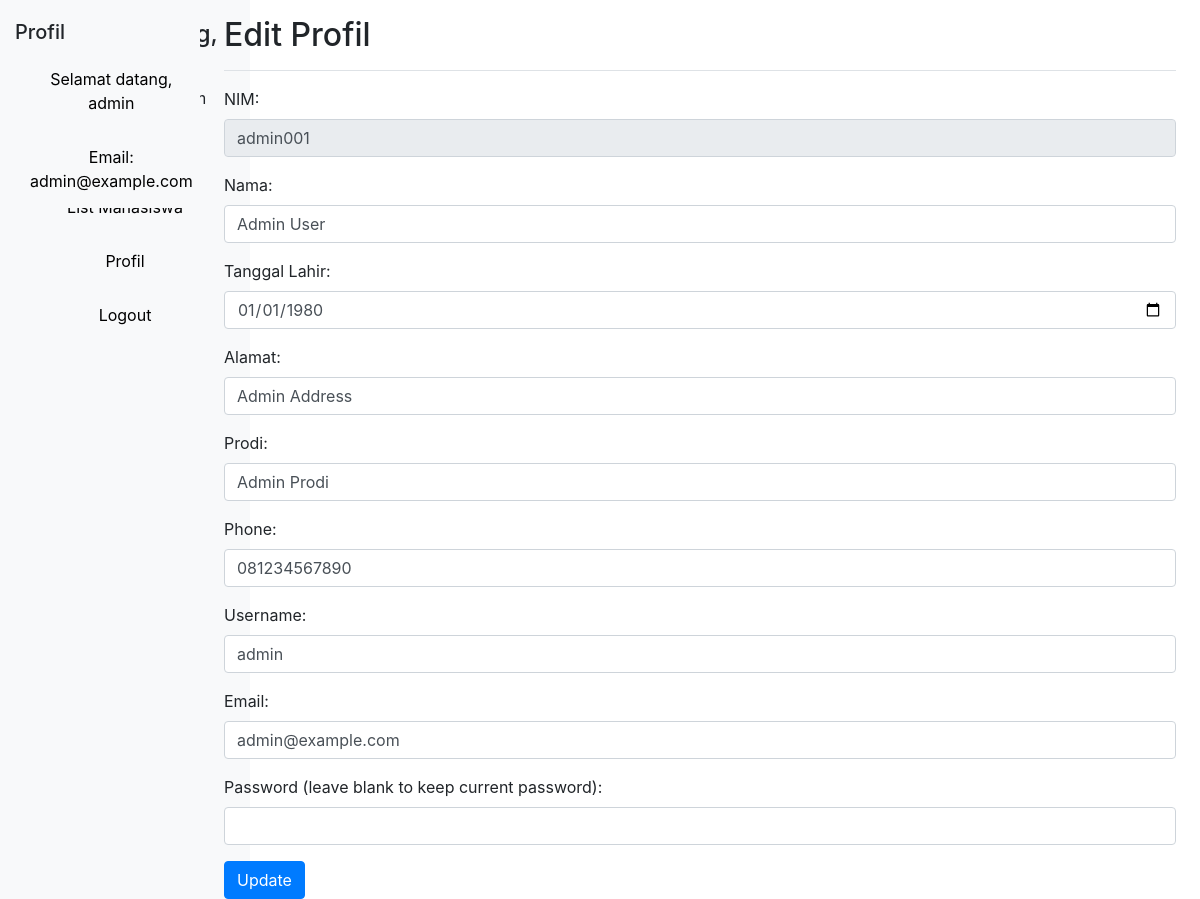
Page /profil.php (signed in) on the committed database.
### tables this page shows
CREATE TABLE `profil` (
  `nim` varchar(20) NOT NULL,
  `nama` varchar(100) DEFAULT NULL,
  `tgl_lahir` date DEFAULT NULL,
  `alamat` varchar(100) DEFAULT NULL,
  `prodi` varchar(50) DEFAULT NULL,
  `phone` varchar(15) DEFAULT NULL
);

CREATE TABLE `users` (
  `id` int(11) NOT NULL,
  `username` varchar(50) NOT NULL,
  `email` varchar(100) NOT NULL,
  `password` varchar(255) NOT NULL,
  `role` enum('admin','mahasiswa') NOT NULL,
  `nim` varchar(20) DEFAULT NULL
);

### profil.php (the view, shortened to what this page needs)
<?php
include 'config.php';
$username = $_SESSION['username'];
$sql = "SELECT * FROM profil INNER JOIN users ON profil.nim = users.nim WHERE users.username = '$username'";
$result = $conn->query($sql);
if ($result->num_rows == 1) {
    $row = $result->fetch_assoc();
} else {
    echo "Profil tidak ditemukan.";
    exit();
}
?>
<!DOCTYPE html>
<html lang="en">
<head>
    <link href="https://stackpath.bootstrapcdn.com/bootstrap/4.5.2/css/bootstrap.min.css" rel="stylesheet">
</head>
<body>
<div class="sidebar">
    <h4 class="text-center">Selamat datang, <?php echo $_SESSION['username']; ?></h4>
    <p class="text-center"><?php echo $_SESSION['email']; ?></p>
    <a href="dashboard.php">Dashboard</a>
    <?php if ($_SESSION['role'] === 'admin') : ?>
        <a href="list_mahasiswa.php">List Mahasiswa</a>
    <?php endif; ?>
    <a href="profil.php">Profil</a>
    <a href="logout.php">Logout</a>
</div>
    <div class="container-fluid">
        <div class="row">
            <nav class="col-md-2 d-none d-md-block bg-light sidebar">
                <div class="sidebar-sticky">
                    <h5 class="sidebar-heading">Profil</h5>
                    <ul class="nav flex-column">
                        <li class="nav-item">
                            <a class="nav-link active" href="#">
                                Selamat datang, <?php echo $_SESSION['username']; ?>
                            </a>
                        </li>
                        <li class="nav-item">
                            <a class="nav-link" href="#">
                                Email: <?php echo $_SESSION['email']; ?>
                            </a>
                        </li>
                    </ul>
                </div>
            </nav>
            <main role="main" class="col-md-9 ml-sm-auto col-lg-10 px-md-4">
                <div class="d-flex justify-content-between flex-wrap flex-md-nowrap align-items-center pt-3 pb-2 mb-3 border-bottom">
                    <h2>Edit Profil</h2>
                </div>
                <form method="POST" action="">
                    <div class="form-group">
                        <label for="nim">NIM:</label>
                        <input type="text" id="nim" name="nim" class="form-control" value="<?php echo $row['nim']; ?>" readonly>
                    </div>
                    <div class="form-group">
                        <label for="nama">Nama:</label>
                        <input type="text" id="nama" name="nama" class="form-control" value="<?php echo $row['nama']; ?>" required>
                    </div>
                    <div class="form-group">
                        <label for="tgl_lahir">Tanggal Lahir:</label>
                        <input type="date" id="tgl_lahir" name="tgl_lahir" class="form-control" value="<?php echo $row['tgl_lahir']; ?>" required>
                    </div>
                    <div class="form-group">
                        <label for="alamat">Alamat:</label>
                        <input type="text" id="alamat" name="alamat" class="form-control" value="<?php echo $row['alamat']; ?>" required>
                    </div>
                    <div class="form-group">
                        <label for="prodi">Prodi:</label>
                        <input type="text" id="prodi" name="prodi" class="form-control" value="<?php echo $row['prodi']; ?>" required>
                    </div>
                    <div class="form-group">
                        <label for="phone">Phone:</label>
                        <input type="text" id="phone" name="phone" class="form-control" value="<?php echo $row['phone']; ?>" required>
                    </div>
                    <div class="form-group">
                        <label for="username">Username:</label>
                        <input type="text" id="username" name="username" class="form-control" value="<?php echo $row['username']; ?>" required>
                    </div>
                    <div class="form-group">
                        <label for="email">Email:</label>
                        <input type="email" id="email" name="email" class="form-control" value="<?php echo $row['email']; ?>" required>
                    </div>
                    <div class="form-group">
                        <label for="password">Password (leave blank to keep current password):</label>
                        <input type="password" id="password" name="password" class="form-control">
                    </div>
                    <button type="submit" class="btn btn-primary">Update</button>
                </form>
            </main>
        </div>
    </div>
</body>
</html>

### profil.php (style rules this page uses)
.sidebar { height: 100%; width: 250px; position: fixed; top: 0; left: 0; background-color: #f8f9fa; padding-top: 20px; }
.sidebar a { padding: 15px; text-align: center; display: block; color: black; text-decoration: none; }

### rows in the picture
profil: nim "admin001", nama "Admin User", tgl_lahir "01/01/1980", alamat "Admin Address", prodi "Admin Prodi", phone "081234567890", username "admin", email "admin@example.com"

### other values in the picture
$_SESSION['username'] "admin"
$_SESSION['email'] "admin@example.com"
